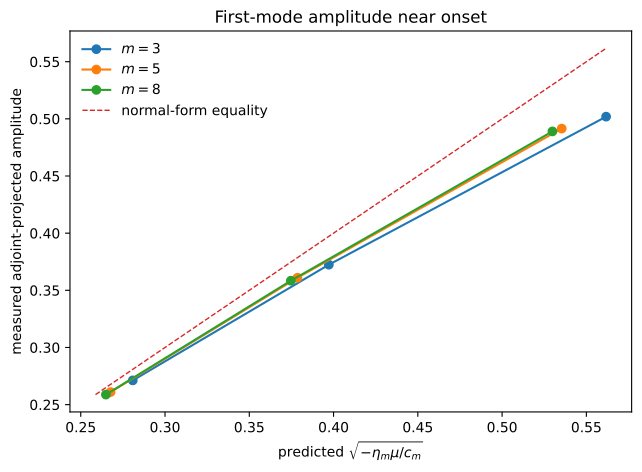

The Python source for this figure:
#!/usr/bin/env python3
from pathlib import Path
import pandas as pd
import matplotlib.pyplot as plt
plt.rcParams.update({'pdf.fonttype': 42, 'ps.fonttype': 42})
ROOT=Path(__file__).resolve().parents[1]
df=pd.read_csv(ROOT/'data'/'branch_amplitudes.csv');df=df[(df.modes==16)&(df.precision=='base')]
fig,ax=plt.subplots(figsize=(6.3,4.6),constrained_layout=True)
for m,g in df.groupby('m'):
    ax.plot(g.predicted_amplitude,g.measured_amplitude,'o-',label=f'$m={m}$')
lo=min(df.predicted_amplitude.min(),df.measured_amplitude.min());hi=max(df.predicted_amplitude.max(),df.measured_amplitude.max());ax.plot([lo,hi],[lo,hi],linestyle='--',linewidth=1,label='normal-form equality')
ax.set_xlabel(r'predicted $\sqrt{-\eta_m\mu/c_m}$');ax.set_ylabel('measured adjoint-projected amplitude');ax.set_title('First-mode amplitude near onset');ax.legend(frameon=False)
fig.savefig(ROOT/'figures'/'amplitude_scaling.pdf',bbox_inches='tight');fig.savefig(ROOT/'figures'/'amplitude_scaling.png',dpi=180,bbox_inches='tight')
